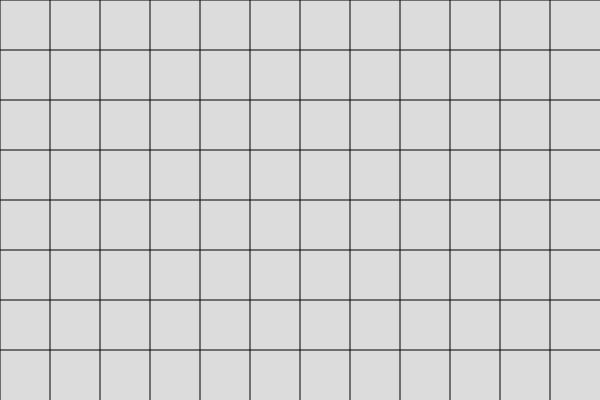
Frame 1 (no input)
Frame 60 (no input): identical to frame 1, image omitted
Frame 120 (the mouse pressed at the canvas centre since frame 60): blank canvas, image omitted

The p5.js sketch that drew this single still picture (run headless with seeded random() and noise() and a simulated clock; from frame 60 on, the mouse is pressed at the canvas centre):

// p5.js sketch
// ── sketch.js
/* 

  Grid for-loop example: 
  - finished with keyPressed change cell size
  - mouseIsPressed hides grid
  - Challenge: Toggle grid on or off
  
*/

//define a cell size
let gridCellSize = 50


function setup() {
  createCanvas(600, 400);
  
}

function draw() {
  background(220);
  
  
  if(mouseIsPressed == false){
    drawGrid()
  }
  
}
function drawGrid(){
  
  //Vertical Lines
	for (var x = 0; x < width; x += gridCellSize) {
		line(x, 0, x, height);
	}
	
	//Horizontal Lines
	for (var y = 0; y < height; y += gridCellSize) {
		line(0, y, width, y);
	}
}

function keyPressed(){
  
  if (keyCode == 38 && gridCellSize < 100){

    gridCellSize += 10
  }
  
  if (keyCode == 40 && gridCellSize > 10){
     
    gridCellSize -= 10
  }
  
  print(gridCellSize)
  
}
